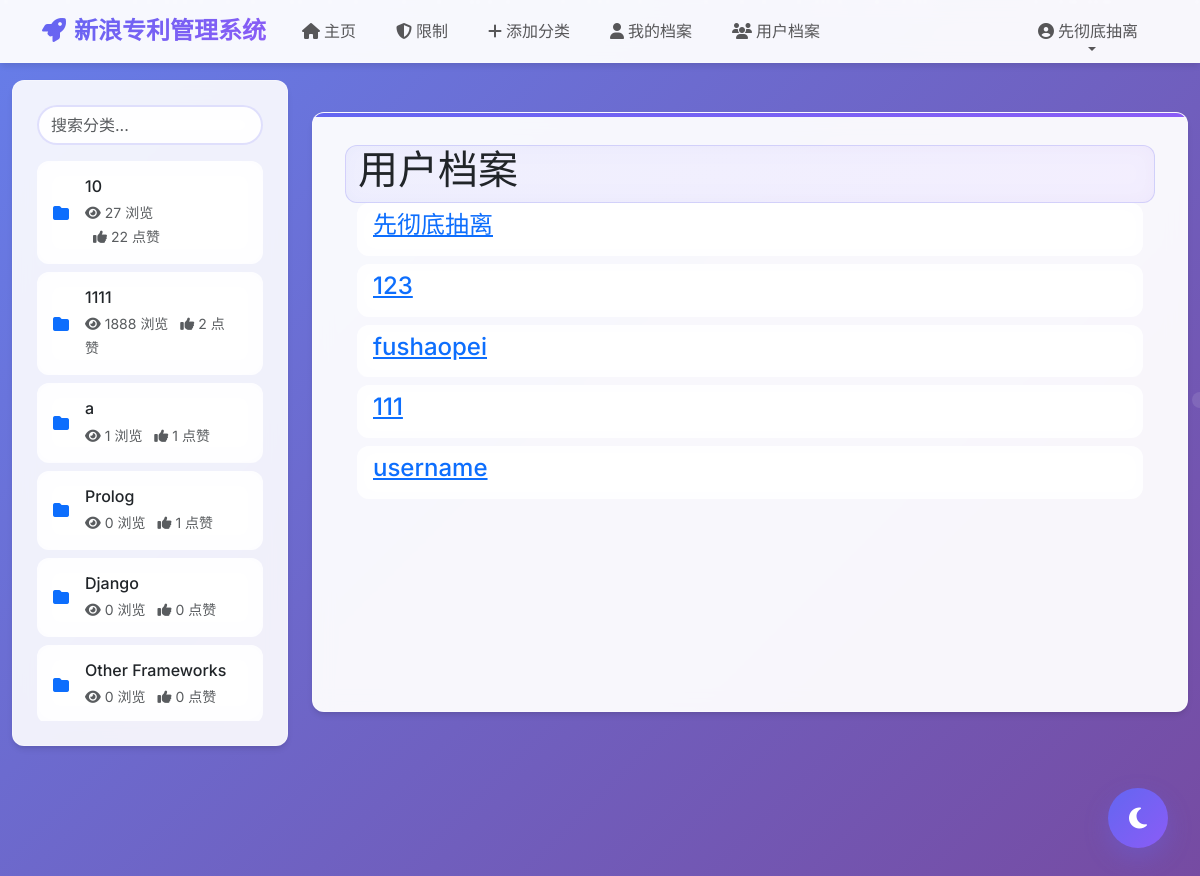
Before: /list_profiles/ (signed in) with the older database file.
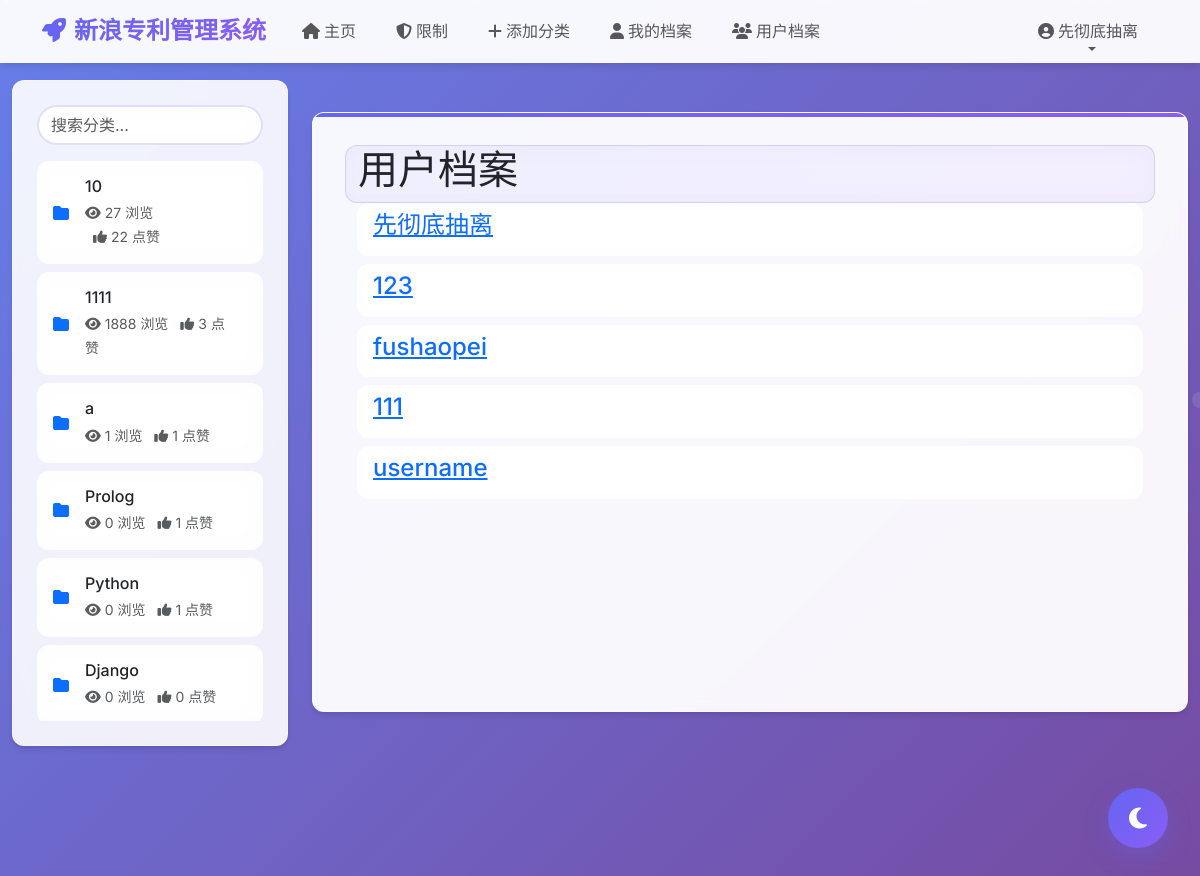
After: the same page with the newer database file.
### PatentMS/models.py (models this page shows, shortened)
class Category(models.Model):
    name = models.CharField(max_length=128, unique=True, verbose_name="分类名称")
    views = models.IntegerField(default=0, verbose_name="浏览次数")
    likes = models.IntegerField(default=0, verbose_name="点赞次数")
    slug = models.SlugField(blank=True, unique=True, verbose_name="URL别名")
    class Meta:
        verbose_name = "分类"
        verbose_name_plural = "分类"
        ordering = ["-likes", "-views", "name"]

class UserProfile(models.Model):
    user = models.OneToOneField(User, on_delete=models.CASCADE, verbose_name="用户")
    website = models.URLField(blank=True, verbose_name="个人网站")
    picture = models.ImageField(
        upload_to="profile_images", blank=True, verbose_name="头像"
    )
    class Meta:
        verbose_name = "用户档案"
        verbose_name_plural = "用户档案"

### PatentMS/views.py (the view)
# urls.py: path("list_profiles/", ListProfileView.as_view(), name="list_profiles"),
class ListProfileView(BaseView):
    @method_decorator(login_required)
    def get(self, request):
        try:
            profiles = UserProfile.objects.all()
            return render(
                request, "PatentMS/list_profiles.html", {"user_profile_list": profiles}
            )
        except Exception as e:
            logger.error(f"获取用户档案列表失败: {e}")
            messages.error(request, "获取用户列表失败")
            return redirect("index")

### PatentMS/templatetags/PatentMS_template_tags.py (called while the page is built)
@register.inclusion_tag('PatentMS/categories.html')
def get_category_list(current_category=None):
    return {'categories':Category.objects.all(),
            'current_category':current_category}

### templates/PatentMS/list_profiles.html (shortened to what this page needs)
{%extends 'PatentMS/base_model.html'%}
{% load static %}
{% block body_block %}
<div class="jumbotron">
    <div class="container">
        <h1 class = "jumbotron-heading">用户档案</h1>
    </div>
</div>
<div class="container">
    <div class = "row">
        {% if user_profile_list %}
        <div class = "panel-body">
            <div class="list-group">
                {% for list_user in user_profile_list %}
                <div class = "list-group-item">
                    <h4 class = "list-group-item-heading">
                        <a href="{% url 'profile' list_user.user.username %}">
                            {{ list_user.user.username }}
                        </a>
                    </h4>
                </div>
                {%endfor%}
            </div>
        </div>
        {% else %}
        <p>未监测到用户</p>
        {% endif %}
    </div>
</div>
{% endblock %}

### templates/PatentMS/categories.html (shortened to what this page needs)
<div class="categories-container">
  {% if categories %}
  <div class="list-group list-group-flush">
    {% for c in categories %} {% if c == current_category %}
    <a
      class="list-group-item list-group-item-action active category-item current-category"
      href="{% if c.slug %}{% url 'show_category' c.slug %}{% else %}#{% endif %}"
      data-aos="fade-right"
      data-aos-delay="{{ forloop.counter|add:0 }}"
    >
      <div class="d-flex align-items-center">
        <i class="fas fa-folder-open text-warning me-3"></i>
        <div class="flex-grow-1">
          <h6 class="mb-1 fw-bold">{{ c.name }}</h6>
          <small class="opacity-75">
            <i class="fas fa-eye me-1"></i>{{ c.views }} 浏览
            <i class="fas fa-thumbs-up ms-2 me-1"></i>{{ c.likes }} 点赞
          </small>
        </div>
        <span class="badge bg-warning rounded-pill">
          <i class="fas fa-star me-1"></i>当前
        </span>
      </div>
    </a>
    {% else %}
    <a
      class="list-group-item list-group-item-action category-item"
      href="{% if c.slug %}{% url 'show_category' c.slug %}{% else %}#{% endif %}"
      data-aos="fade-right"
      data-aos-delay="{{ forloop.counter|add:0 }}"
    >
      <div class="d-flex align-items-center">
        <i class="fas fa-folder text-primary me-3"></i>
        <div class="flex-grow-1">
          <h6 class="mb-1 fw-medium">{{ c.name }}</h6>
          <small class="text-muted">
            <i class="fas fa-eye me-1"></i>{{ c.views }} 浏览
            <i class="fas fa-thumbs-up ms-2 me-1"></i>{{ c.likes }} 点赞
          </small>
        </div>
      </div>
    </a>
    {% endif %} {% endfor %}
  </div>
  {% endif %}
</div>

Changed rows visible on the page:
no longer on this page (row unchanged): Category: name "Other Frameworks", views "0", likes "0"
changed Category (number 2 of 6 on the later page): likes "2" → "3"
now on this page (row edited): Category: name "Python", views "0", likes "1"
